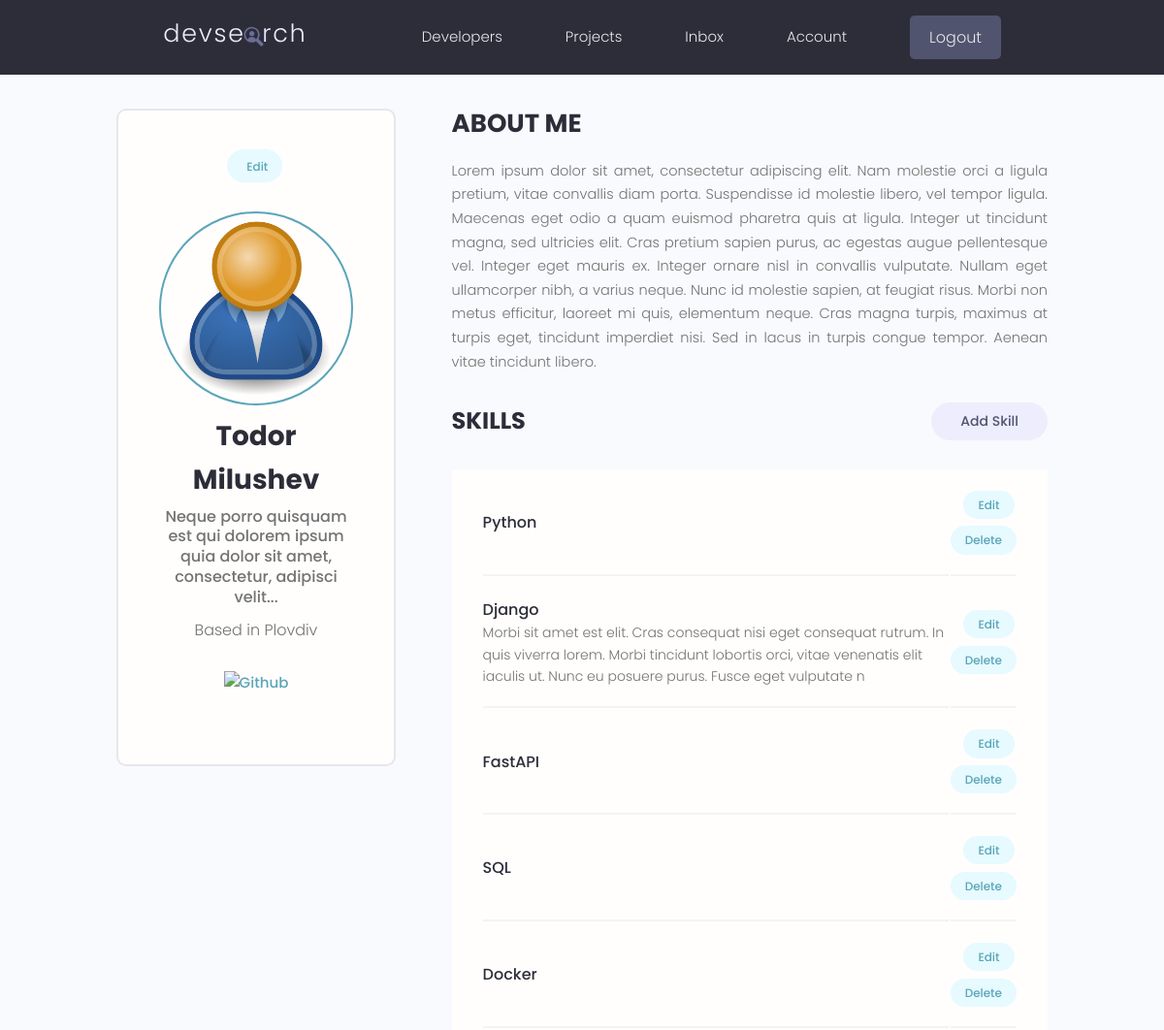
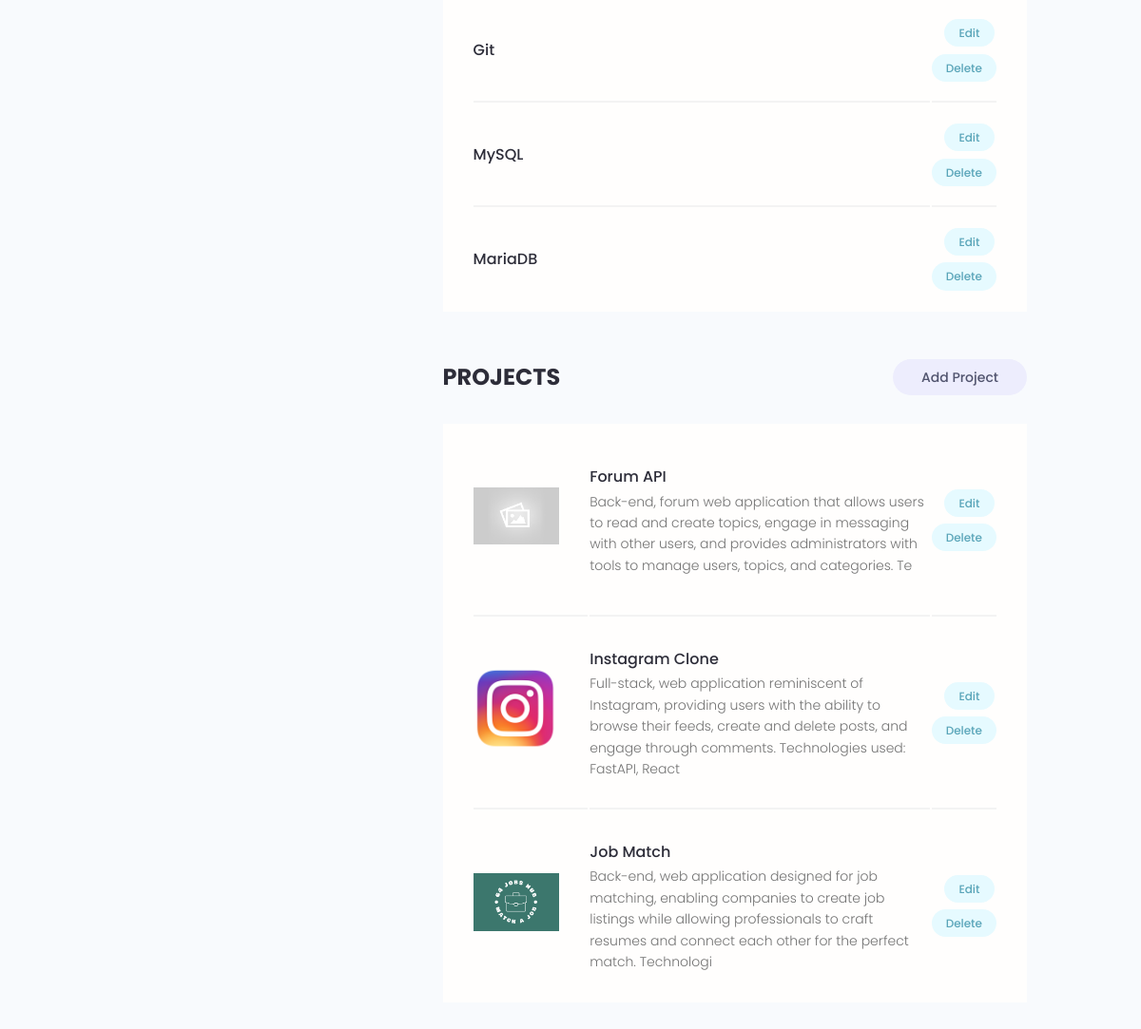
The app's page /account/ (signed in) with its own data (2 pictures, top to bottom).
### users/models.py (models this page shows, shortened)
class Profile(models.Model):
    id = models.UUIDField(default=uuid.uuid4, unique=True, primary_key=True, editable=False)
    user = models.OneToOneField(User, on_delete=models.CASCADE, null=True, blank=True)
    name = models.CharField(max_length=200, null=True, blank=True)
    email = models.EmailField(max_length=500, null=True, blank=True)
    username = models.CharField(max_length=200, null=True, blank=True)
    location = models.CharField(max_length=200, null=True, blank=True)
    description = models.CharField(max_length=200, null=True, blank=True)
    bio = models.TextField(null=True, blank=True)
    image = models.ImageField(null=True, blank=True, upload_to='profiles/', default='profiles/user-default.png')
    social_github = models.CharField(max_length=200, null=True, blank=True)
    social_twitter = models.CharField(max_length=200, null=True, blank=True)
    social_linkedin = models.CharField(max_length=200, null=True, blank=True)
    social_youtube = models.CharField(max_length=200, null=True, blank=True)
    social_website = models.CharField(max_length=200, null=True, blank=True)
    created = models.DateTimeField(auto_now_add=True)
    class Meta:
        ordering = ['-created']

class Skill(models.Model):
    id = models.UUIDField(default=uuid.uuid4, unique=True, primary_key=True, editable=False)
    owner = models.ForeignKey(Profile, on_delete=models.CASCADE, null=True, blank=True)
    name = models.CharField(max_length=200, null=True, blank=True)
    description = models.TextField(null=True, blank=True)
    created = models.DateTimeField(auto_now_add=True)

### projects/models.py (models this page shows, shortened)
class Project(models.Model):
    id = models.UUIDField(default=uuid.uuid4, unique=True, primary_key=True, editable=False)
    owner = models.ForeignKey(Profile, null=True, blank=True, on_delete=models.CASCADE)
    title = models.CharField(max_length=200)
    description = models.TextField(null=True, blank=True)
    image = models.ImageField(null=True, blank=True, default='default.jpg')
    demo_link = models.CharField(max_length=2000, null=True, blank=True)
    source_link = models.CharField(max_length=2000, null=True, blank=True)
    tags = models.ManyToManyField('Tag', blank=True)
    vote_total = models.IntegerField(default=0, null=True, blank=True)
    vote_ratio = models.IntegerField(default=0, null=True, blank=True)
    created = models.DateTimeField(auto_now_add=True)
    class Meta:
        ordering = ['-vote_ratio', '-vote_total', 'title']

### users/views.py (the view)
# urls.py: path('account/', UsersCRUD.account, name='account'),
    @staticmethod
    @login_required(login_url='login')
    def account(request):
        profile = request.user.profile
        content = {'profile': profile}
        return render(request, 'users/account.html', context=content)

### users/templates/users/account.html (shortened to what this page needs)
{% extends 'main.html' %}
{% block content %}
<main class="settingsPage profile my-md">
  <div class="container">
    <div class="layout">
      <div class="column column--1of3">
        <div class="card text-center">
          <div class="card__body dev">
            <a class="tag tag--pill tag--main settings__btn" href="{% url 'edit-account' %}"> Edit</a>
            <img class="avatar avatar--xl dev__avatar" src="{{profile.image.url}}" />
            <h2 class="dev__name">{{profile.name}}</h2>
            <p class="dev__title">{{profile.description}}</p>
            <p class="dev__location">Based in {{profile.location}}</p>
            <ul class="dev__social">
              {% if profile.social_github %}
              <a href="{{profile.social_github}}">
                <img src="https://cdn-icons-png.flaticon.com/512/25/25231.png"
                alt="Github" style="width:40px;">
              </a>
              {% endif %}
            </ul>
          </div>
        </div>
      </div>
      <div class="column column--2of3">
        <div class="devInfo">
          <h3 class="devInfo__title">About Me</h3>
          <p class="devInfo__about">
            {{profile.bio}}
          </p>
        </div>
        <div class="settings">
          <h3 class="settings__title">Skills</h3>
          <a class="tag tag--pill tag--sub settings__btn tag--lg" href="{% url 'create-skill' %}">Add Skill</a>
        </div>
        <table class="settings__table">
          {% for skill in profile.skill_set.all %}
          <tr>
            <td class="settings__tableInfo">
              <h4>{{skill.name}}</h4>
              <p>
                {{skill.description|slice:"200"}}
              </p>
            </td>
            <td class="settings__tableActions">
              <a class="tag tag--pill tag--main settings__btn" href="{% url 'update-skill' skill.id %}">Edit</a>
              <a class="tag tag--pill tag--main settings__btn" href="{% url 'delete-skill' skill.id %}?next=/account">Delete</a>
            </td>
          </tr>
          {% endfor %}
        </table>
        <div class="settings">
          <h3 class="settings__title">Projects</h3>
          <a class="tag tag--pill tag--sub settings__btn tag--lg" href="{% url 'create-project' %}">Add Project</a>
        </div>
        <table class="settings__table">
          {% for project in profile.project_set.all %}
          <tr>
            <td class="settings__thumbnail">
              <a href="{% url 'project' project.id %}"><img src="{{project.image.url}}" alt="Project Thumbnail" /></a>
            </td>
            <td class="settings__tableInfo">
              <a href="{% url 'project' project.id %}">{{project.title}}</a>
              <p>{{project.description|slice:"200"}}</p>
            </td>
            <td class="settings__tableActions">
              <a class="tag tag--pill tag--main settings__btn" href="{% url 'update-project' project.id %}">Edit</a>
              <a class="tag tag--pill tag--main settings__btn" href="{% url 'delete-project' project.id %}?next=/account">Delete</a>
            </td>
          </tr>
          {% endfor %}
        </table>
      </div>
    </div>
  </div>
</main>
{% endblock content %}

### static/styles/app.css (style rules this page uses)
:root { --color-sub: #2d2d39; }
.card { border: 2px solid var(--color-light); }
img { width: 100%; }
.profile .card > .dev { padding: 4rem; }
.dev__avatar { display: block; margin: auto; }
.dev__name { color: var(--color-sub); font-size: 2.8rem; font-weight: 700; margin-top: 1rem; margin-bottom: 0.5rem; }
.dev__title { font-size: 1.6rem; font-weight: 500; line-height: 1.3; }
.dev__location { margin-top: 1rem; }
.dev__social { margin: 3rem 0; list-style: none; display: flex; justify-content: center; gap: 1.5rem; }
.devInfo { margin-bottom: 3rem; }
.devInfo__title, .devInfo__subtitle { font-size: 2.6rem; color: var(--color-sub); text-transform: uppercase; font-weight: 700; margin-bottom: 1.5rem; }
.devInfo__about, .devSkill__info { font-size: 1.45rem; line-height: 1.7; text-align: justify; }
.settingsPage .dev > .settings__btn { display: inline-block; margin-bottom: 3rem; }
.settings { display: flex; justify-content: space-between; align-items: center; }
.settings__title { font-size: 2.4rem; text-transform: uppercase; font-weight: 700; color: var(--color-sub); }
.settings__table { margin-top: 3rem; margin-bottom: 5rem; padding: 0 3rem; background: var(--color-white); }
.settings__table tr { width: 100%; }
.settings__table tr > td { padding: 2rem 0; }
.settings__table tr:not(:last-child) td { border-bottom: 2px solid var(--color-white-light); }
.settings__thumbnail { width: 23%; min-width: 10rem; }
.settings__thumbnail img { padding-right: 3rem; height: 15rem; object-fit: contain; }
.settings__tableInfo { width: 100%; }
.settings__tableInfo h4, .settings__tableInfo a { padding-right: 1rem; width: auto; font-size: 1.6rem; font-weight: 500; color: var(--color-sub); }
.settings__tableInfo p { font-size: 1.4rem; }
.settings__tableActions { text-align: right; }

### static/uikit/styles/modules/_variables.css (style rules this page uses)
:root { --color-main: #5aa5b9; --color-main-light: #e6faff; --color-sub: #3f4156; --color-sub-light: #51546e; --color-sub-lighter: #ededfd; --color-text: #737373; --color-gray: #8b8b8b; --color-light: #e5e7eb; --color-light-gray: #767676; --color-bg: #f8fafd; --color-white: #fffefd; --color-white-light: #f3f3f3; --color-success: #359e64; --color-success-bg: #def8e8; --color-error: #fc4b0b; --color-error-bg: #fff2ee; --font-base: 'Poppins', arial, helvetica, 'Segoe UI', roboto, ubuntu, sans-serif; --font-monospace: 'Fira Code', 'Courier New', courier, monospace; --font-regular: 300; --font-medium: 500; --font-bold: 700; --generic-shadow: 1px 1px 5px #00000010; --generic-transition: all 0.3s ease-in-out; }

### static/uikit/styles/modules/_base.css (style rules this page uses)
* { margin: 0; padding: 0; box-sizing: border-box; text-rendering: optimizeLegibility; color: inherit; font-size: inherit; }
html { font-size: 50%; }
@media only screen and (min-width: 480px) { html { font-size: 56.25%; } }
@media only screen and (min-width: 1200px) { html { font-size: 62.5%; } }
body { line-height: 1.6; font-weight: 400; font-size: 1.5rem; color: var(--color-text); background-color: var(--color-bg); min-height: 100vh; }

### static/uikit/styles/modules/_typography.css (style rules this page uses)
* { font-family: var(--font-base); }
h2 { font-size: 3.6rem; font-weight: var(--font-bold); }
h3 { font-size: 3.2rem; font-weight: var(--font-medium); }
h4 { font-size: 2.8rem; font-weight: var(--font-medium); }
p, span, strong { font-size: 1.6rem; color: var(--color-text); font-weight: var(--font-regular); }
a { padding-bottom: 2px; text-decoration: none; display: inline-block; color: var(--color-main); font-weight: var(--font-medium); }

### static/uikit/styles/modules/_utilities.css (style rules this page uses)
.container { width: 92%; max-width: 165rem; margin: 0 auto; box-sizing: border-box; }
@media screen and (min-width: 1000px) { .container { width: 90%; } }
@media screen and (min-width: 1200px) { .container { width: 80%; } }
.text-center { text-align: center; }
.my-md { margin: 3rem auto; }

### static/uikit/styles/modules/_avatar.css (style rules this page uses)
.avatar { border-radius: 50%; border: 2px solid var(--color-main); object-fit: cover; }
.avatar--xl { height: 20rem; width: 20rem; }

### static/uikit/styles/modules/_card.css (style rules this page uses)
.card { border-radius: 1rem; background-color: var(--color-white); border: 1.5px solid var(--color-light); width: auto; height: auto; margin-top: 0.5rem; margin-bottom: 0.5rem; overflow: hidden; }
.card__body, .card__header { padding: 2rem 2.5rem; }

### static/uikit/styles/modules/_layout.css (style rules this page uses)
.layout { display: flex; flex-flow: row wrap; justify-content: space-between; }
.layout > .column { margin-bottom: 3rem; }
.layout > .column.column--1of3 { flex-basis: 30%; }
.layout > .column.column--2of3 { flex-basis: 64%; }

### records on screen
Profile: image (placeholder picture), name "Todor Milushev", description "Neque porro quisquam est qui dolorem ipsum quia dolor sit amet, consectetur, adipisci velit...", location "Plovdiv", bio "Lorem ipsum dolor sit amet, consectetur adipiscing elit. Nam molestie orci a ligula pretium, vitae convallis diam porta. Suspendisse id molestie libero, vel tempor ligula. Maecenas eget odio a quam euismod pharetra quis at ligula. Integer ut tincidunt magna, sed ultricies elit. Cras pretium sapien purus, ac egestas augue pellentesque vel. Integer eget mauris ex. Integer ornare nisl in convallis vulputate. Nullam eget ullamcorper nibh, a varius neque. Nunc id molestie sapien, at feugiat risus. Morbi non metus efficitur, laoreet mi quis, elementum neque. Cras magna turpis, maximus at turpis eget, tincidunt imperdiet nisi. Sed in lacus in turpis congue tempor. Aenean vitae tincidunt libero."
Skill: name "Python"
Skill: name "Django", description "Morbi sit amet est elit. Cras consequat nisi eget consequat rutrum. In quis viverra lorem. Morbi tincidunt lobortis orci, vitae venenatis elit iaculis ut. Nunc eu posuere purus. Fusce eget vulputate n"
Skill: name "FastAPI"
Skill: name "SQL"
Skill: name "Docker"
Skill: name "Git"
Skill: name "MySQL"
Skill: name "MariaDB"
Project: image (placeholder picture), title "Forum API", description "Back-end, forum web application that allows users to read and create topics, engage in messaging with other users, and provides administrators with tools to manage users, topics, and categories. Te"
Project: image (picture), title "Instagram Clone", description "Full-stack, web application reminiscent of Instagram, providing users with the ability to browse their feeds, create and delete posts, and engage through comments. Technologies used: FastAPI, React"
Project: image (picture), title "Job Match", description "Back-end, web application designed for job matching, enabling companies to create job listings while allowing professionals to craft resumes and connect each other for the perfect match. Technologi"
